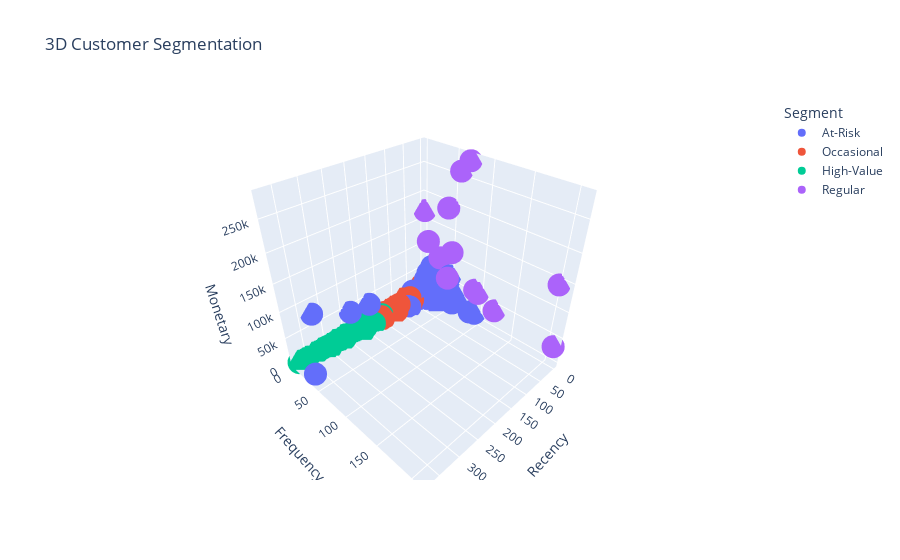

This figure's notebook cell:
### Markdown cell above
## Customer cluster profiles

### Code cell
import plotly.express as px

fig = px.scatter_3d(
    rfm,
    x='Recency',
    y='Frequency',
    z='Monetary',
    color='Segment',
    title='3D Customer Segmentation'
)
fig.show()

### Figure 1 — Plotly figure (JSON) as saved in the notebook; plotly's stock layout.template omitted (floating-point values rounded to 4 significant figures; data arrays with more than 128 entries replaced by an {"elided": "..."} marker saying what was removed)
{"data": [{"hovertemplate": "Segment=At-Risk<br>Recency=%{x}<br>Frequency=%{y}<br>Monetary=%{z}<extra></extra>", "legendgroup": "At-Risk", "marker": {"color": "#636efa", "symbol": "circle"}, "mode": "markers", "name": "At-Risk", "scene": "scene", "showlegend": true, "type": "scatter3d", "x": {"elided": "204 int values"}, "y": {"elided": "204 int values"}, "z": {"elided": "204 float values"}}, {"hovertemplate": "Segment=Occasional<br>Recency=%{x}<br>Frequency=%{y}<br>Monetary=%{z}<extra></extra>", "legendgroup": "Occasional", "marker": {"color": "#EF553B", "symbol": "circle"}, "mode": "markers", "name": "Occasional", "scene": "scene", "showlegend": true, "type": "scatter3d", "x": {"elided": "3054 int values"}, "y": {"elided": "3054 int values"}, "z": {"elided": "3054 float values"}}, {"hovertemplate": "Segment=High-Value<br>Recency=%{x}<br>Frequency=%{y}<br>Monetary=%{z}<extra></extra>", "legendgroup": "High-Value", "marker": {"color": "#00cc96", "symbol": "circle"}, "mode": "markers", "name": "High-Value", "scene": "scene", "showlegend": true, "type": "scatter3d", "x": {"elided": "1067 int values"}, "y": {"elided": "1067 int values"}, "z": {"elided": "1067 float values"}}, {"hovertemplate": "Segment=Regular<br>Recency=%{x}<br>Frequency=%{y}<br>Monetary=%{z}<extra></extra>", "legendgroup": "Regular", "marker": {"color": "#ab63fa", "symbol": "circle"}, "mode": "markers", "name": "Regular", "scene": "scene", "showlegend": true, "type": "scatter3d", "x": [24, 1, 3, 10, 2, 1, 1, 39, 1, 8, 3, 2, 1], "y": [21, 209, 97, 55, 73, 201, 91, 63, 2, 46, 31, 124, 60], "z": [124900.0, 33720.0, 58830.0, 117400.0, 280200.0, 143800.0, 60770.0, 81020.0, 168500.0, 194600.0, 91060.0, 40990.0, 259700.0]}], "layout": {"legend": {"title": {"text": "Segment"}, "tracegroupgap": 0}, "scene": {"domain": {"x": [0, 1], "y": [0, 1]}, "xaxis": {"title": {"text": "Recency"}}, "yaxis": {"title": {"text": "Frequency"}}, "zaxis": {"title": {"text": "Monetary"}}}, "title": {"text": "3D Customer Segmentation"}}}
